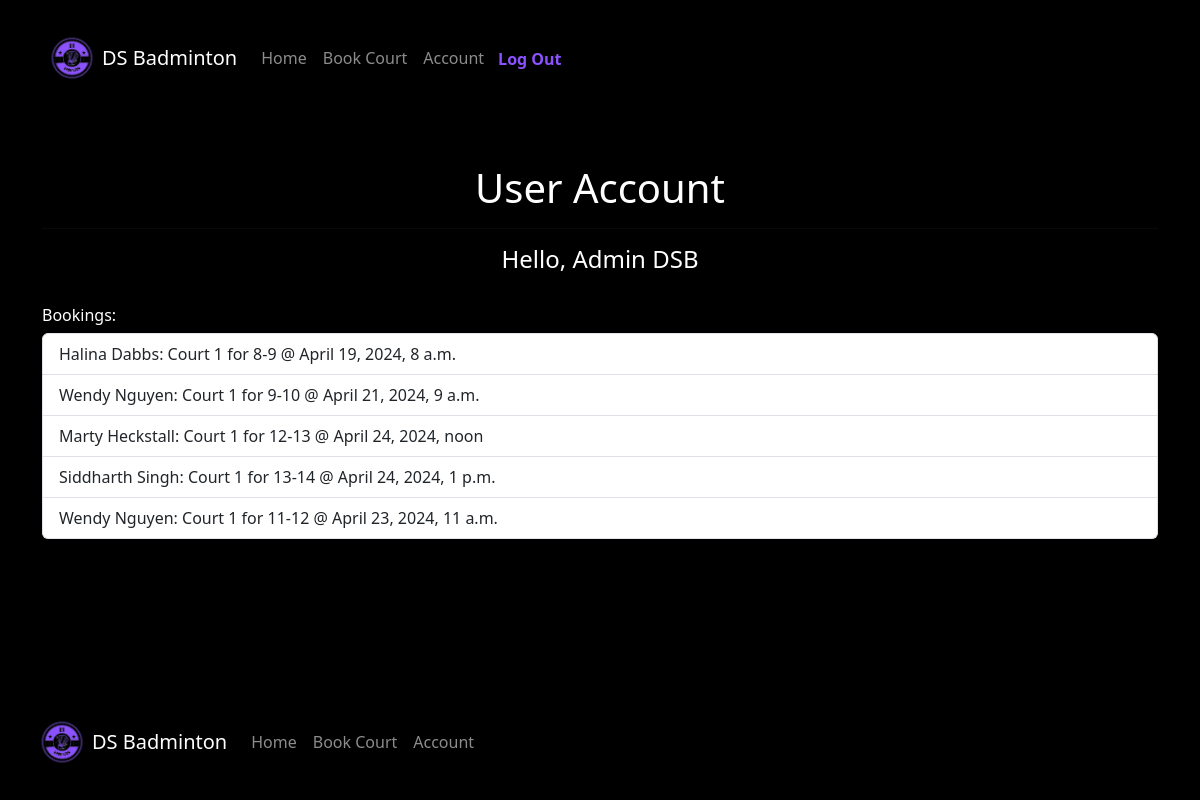
Page /useraccount (signed in) on the committed database.
### BadmintonCourt/models.py (models this page shows, shortened)
class MBooking(models.Model):
    user = models.ForeignKey(
        User,
        on_delete=models.CASCADE,
        related_name='member',
        limit_choices_to={'groups__name': 'Members'}
    )
    court = models.OneToOneField(
        court,
        on_delete=models.CASCADE,
        related_name='Mcourt',
    )

class court(models.Model):
    courtName = models.TextField()
    startTime = models.DateTimeField()
    endTime = models.DateTimeField()
    amount = models.FloatField()
    available = models.BooleanField(default=True)
    def __str__(self):
        return self.courtName

### BadmintonCourt/views.py (the view)
# urls.py: path('useraccount', UserAccountView.as_view(), name='useraccount'),
class UserAccountView(LoginRequiredMixin, ListView):
    model = MBooking
    template_name = 'useraccount.html'
    login_url = 'accounts/login/'
    def get_queryset(self):
        queryset = super().get_queryset()
        if self.request.user.groups.filter(name='Members').exists():
            queryset = queryset.filter(user=self.request.user)
        else:
            queryset = queryset.all()
        return queryset

### BadmintonCourt/templates/useraccount.html
{% extends 'base.html' %}
{% block content %}
<h1 class="text-center text-white">User Account</h1>
<hr>
<h4 class="text-center text-white">Hello, {{ user.first_name }} {{ user.last_name }}</h4>
    <br>
    <h6 class="text-white">Bookings:</h6>
    <ul class="list-group">
    {% for mbook in object_list %}
    <li class="list-group-item"> {{mbook.user.first_name}} {{mbook.user.last_name}}: {{ mbook.court }} @ {{ mbook.court.startTime }} </li>
    {% endfor %}
    </ul>
{% endblock %}

### templates/base.html (shortened to what this page needs)
<!DOCTYPE html>
<html lang="en">
<head>
    <link href="https://cdn.jsdelivr.net/npm/bootstrap@5.3.3/dist/css/bootstrap.min.css" rel="stylesheet">
    {% load static %}
    <link rel="stylesheet" href="{% static 'css/base.css' %}" />
</head>
<body>
    <header class="header">
        <nav class="navbar navbar-expand-lg navbar-dark bg-black">
            <div class="container">
                <img src="{% static 'images/DSB_Logo.png' %}" alt="Logo" width="60" height="60">
                <a class="navbar-brand" href="/">DS Badminton</a>
                <div class="collapse navbar-collapse" id="navbarNav">
                    <ul class="navbar-nav">
                        <li class="nav-item">
                            <a class="nav-link" href="/">Home</a>
                        </li>
                        <li class="nav-item">
                            <a class="nav-link" href="{% url 'booking' %}">Book Court</a>
                        </li>
                        <li class="nav-item">
                            <a class="nav-link" href="{% url 'useraccount' %}">Account</a>
                        </li>
                        <li class="nav-item" >
                            {% if user.is_authenticated %}
                            <form method="post" action="{% url 'custom_logout' %}">
                                <button type="submit" style="font-weight: bold; border-style: none; background-color: transparent; margin-top: 10%; color: #8c52ff;">Log Out</button>
                            </form>
                            {% else %}
                                <a href="{% url 'useraccount' %}">
                                <button style="font-weight: bold; border-style: none; background-color: transparent; margin-top: 12%; color: white;">Log In</button></a>
                            {% endif %}
                        </li>
                    </ul>
                </div>
            </div>
        </nav>
    </header>
    <div class="container mt-5">
        {% block content %}
        {% endblock %}
    </div>
    <div class="footer">
        <nav class="navbar navbar-expand-lg navbar-dark bg-black">
            <div class="container-fluid">
                <img src="{% static 'images/DSB_Logo.png' %}" alt="Logo" width="60" height="60">
                <a class="navbar-brand" href="/">DS Badminton</a>
                <ul class="navbar-nav me-auto mb-2 mb-lg-0">
                    <li class="nav-item">
                        <a class="nav-link" href="/">Home</a></li>
                    <li class="nav-item">
                        <a class="nav-link" href="{% url 'booking' %}">Book Court</a>
                    </li>
                    <li class="nav-item">
                        <a class="nav-link" href="{% url 'useraccount' %}">Account</a>
                    </li>
                </ul>
            </div>
        </nav>
    </div>
</body>
</html>

### static/css/base.css (style rules this page uses)
body { background-color: #000000; }
.header { background-color: #000000; text-align: center; padding: 20px; }
.footer { background-color: #000000; padding: 20px; text-align: center; position: fixed; bottom: 0; width: 100%; }

### rows in the picture
MBooking: user.first_name "Halina", user.last_name "Dabbs", court "Court 1 for 8-9", court.startTime "April 19, 2024, 8 a.m."
MBooking: user.first_name "Wendy", user.last_name "Nguyen", court "Court 1 for 9-10", court.startTime "April 21, 2024, 9 a.m."
MBooking: user.first_name "Marty", user.last_name "Heckstall", court "Court 1 for 12-13", court.startTime "April 24, 2024, noon"
MBooking: user.first_name "Siddharth", user.last_name "Singh", court "Court 1 for 13-14", court.startTime "April 24, 2024, 1 p.m."
MBooking: user.first_name "Wendy", user.last_name "Nguyen", court "Court 1 for 11-12", court.startTime "April 23, 2024, 11 a.m."

### other values in the picture
{{ user.first_name }} "Admin"
{{ user.last_name }} "DSB"
